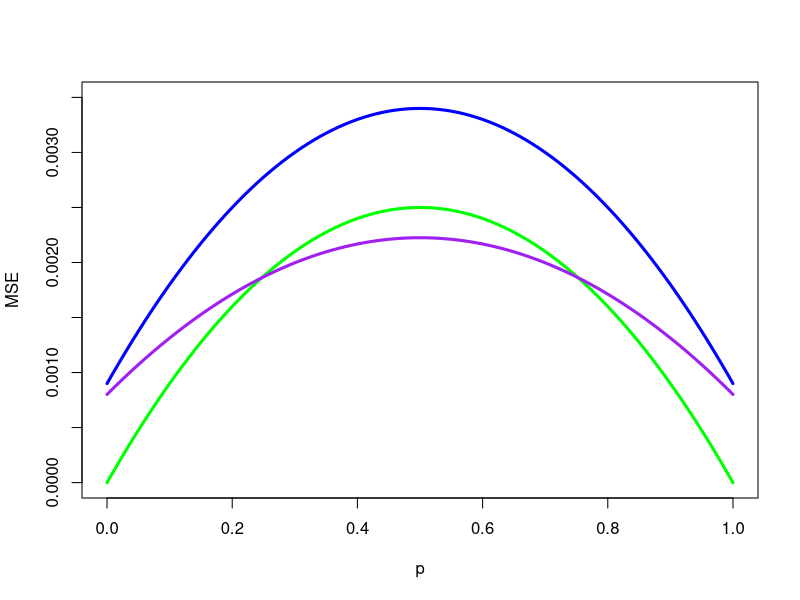

This figure's R source:
p <- seq(0,1,.01)
n <- 100

mse1 <- p*(1-p)/n

mse2 <- p*(1-p)/n + .0009

mse3 <- n*p*(1-p)/106^2 + ((n*p-106*p+3)/106)^2
 
plot(p, mse2, type="l", col="blue", lwd=3, ylim=c(0,.0035), ylab="MSE")
points(p, mse1, type="l", col="green", lwd=3)
points(p, mse3, type="l", col="purple", lwd=3)
